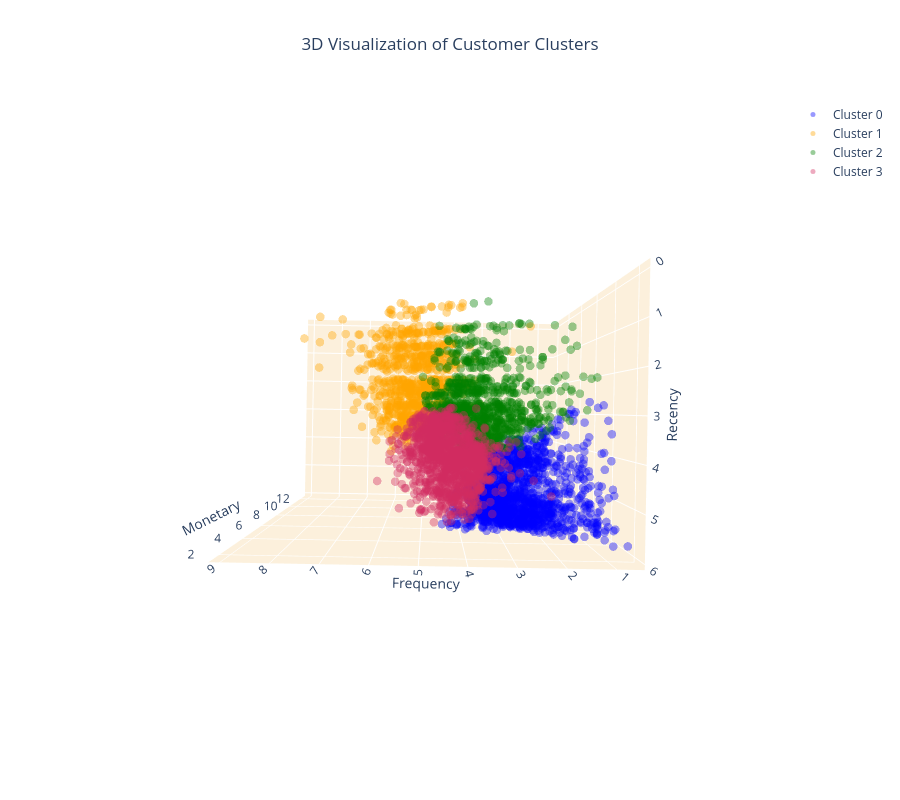

Source (notebook cell):
### Code cell
colors = ['blue', 'orange', 'green', '#D12B60']

# Create a 3D scatter plot
fig = go.Figure()
fig.add_trace(go.Scatter3d(x=df_rfm[km == 0,0], y=df_rfm[km == 0,1], z=df_rfm[km == 0,2], 
                           mode='markers', marker=dict(color=colors[0], size=5, opacity=0.4), name='Cluster 0'))
fig.add_trace(go.Scatter3d(x=df_rfm[km == 1,0], y=df_rfm[km == 1,1], z=df_rfm[km == 1,2], 
                           mode='markers', marker=dict(color=colors[1], size=5, opacity=0.4), name='Cluster 1'))
fig.add_trace(go.Scatter3d(x=df_rfm[km == 2,0], y=df_rfm[km == 2,1], z=df_rfm[km == 2,2],
                           mode='markers', marker=dict(color=colors[2], size=5, opacity=0.4), name='Cluster 2'))
fig.add_trace(go.Scatter3d(x=df_rfm[km == 3,0], y=df_rfm[km == 3,1], z=df_rfm[km == 3,2],
                           mode='markers', marker=dict(color=colors[3], size=5, opacity=0.4), name='Cluster 3'))

fig.update_layout(
    title=dict(text='3D Visualization of Customer Clusters', x=0.5),
    scene=dict(
        xaxis=dict(backgroundcolor="#fcf0dc", gridcolor='white', title='Recency'),
        yaxis=dict(backgroundcolor="#fcf0dc", gridcolor='white', title='Frequency'),
        zaxis=dict(backgroundcolor="#fcf0dc", gridcolor='white', title='Monetary'),
    ),
    width=900,
    height=800
)
fig.show()

### Figure 1 — Plotly figure (JSON) as saved in the notebook; plotly's stock layout.template omitted (floating-point values rounded to 4 significant figures; data arrays with more than 128 entries replaced by an {"elided": "..."} marker saying what was removed)
{"data": [{"marker": {"color": "blue", "opacity": 0.4, "size": 5}, "mode": "markers", "name": "Cluster 0", "type": "scatter3d", "x": {"elided": "1370 float values"}, "y": {"elided": "1370 float values"}, "z": {"elided": "1370 float values"}}, {"marker": {"color": "orange", "opacity": 0.4, "size": 5}, "mode": "markers", "name": "Cluster 1", "type": "scatter3d", "x": {"elided": "840 float values"}, "y": {"elided": "840 float values"}, "z": {"elided": "840 float values"}}, {"marker": {"color": "green", "opacity": 0.4, "size": 5}, "mode": "markers", "name": "Cluster 2", "type": "scatter3d", "x": {"elided": "873 float values"}, "y": {"elided": "873 float values"}, "z": {"elided": "873 float values"}}, {"marker": {"color": "#D12B60", "opacity": 0.4, "size": 5}, "mode": "markers", "name": "Cluster 3", "type": "scatter3d", "x": {"elided": "1255 float values"}, "y": {"elided": "1255 float values"}, "z": {"elided": "1255 float values"}}], "layout": {"height": 800, "scene": {"aspectmode": "auto", "aspectratio": {"x": 0.7282, "y": 1.017, "z": 1.35}, "camera": {"center": {"x": 0, "y": 0, "z": 0}, "eye": {"x": -1.481e-16, "y": 2.7e-18, "z": -2.42}, "projection": {"type": "perspective"}, "up": {"x": -1.016e-20, "y": -1.127e-18, "z": 1}}, "xaxis": {"backgroundcolor": "#fcf0dc", "gridcolor": "white", "title": {"text": "Recency"}, "type": "linear"}, "yaxis": {"backgroundcolor": "#fcf0dc", "gridcolor": "white", "title": {"text": "Frequency"}, "type": "linear"}, "zaxis": {"backgroundcolor": "#fcf0dc", "gridcolor": "white", "title": {"text": "Monetary"}, "type": "linear"}}, "title": {"text": "3D Visualization of Customer Clusters", "x": 0.5}, "width": 900}}
